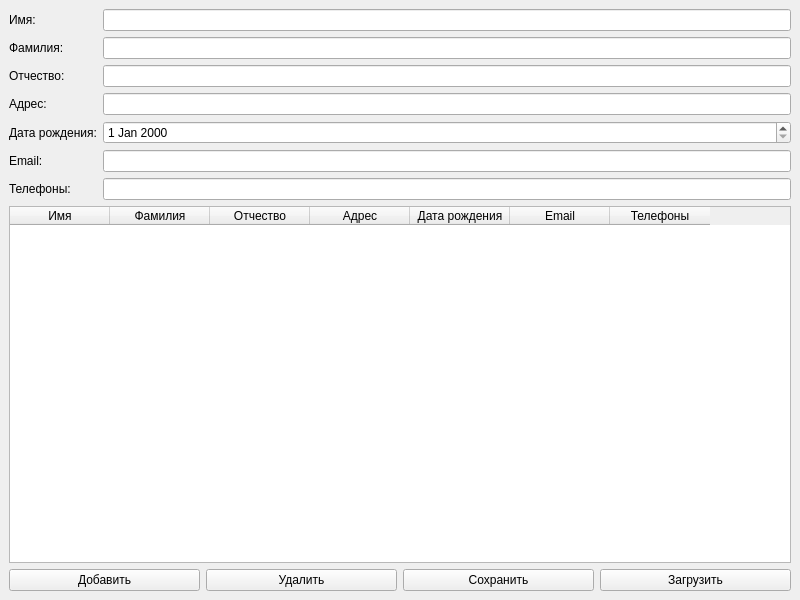
<?xml version="1.0" encoding="UTF-8"?>
<ui version="4.0">
 <class>MainWindow</class>
 <widget class="QMainWindow" name="MainWindow">
  <property name="geometry">
   <rect>
    <x>0</x>
    <y>0</y>
    <width>800</width>
    <height>600</height>
   </rect>
  </property>
  <widget class="QWidget" name="centralwidget">
   <layout class="QVBoxLayout" name="verticalLayout">
    <item>
     <layout class="QGridLayout" name="formLayout">
      <item row="0" column="0">
       <widget class="QLabel" name="labelFirstName">
        <property name="text">
         <string>Имя:</string>
        </property>
       </widget>
      </item>
      <item row="0" column="1">
       <widget class="QLineEdit" name="firstNameEdit"/>
      </item>
      <item row="1" column="0">
       <widget class="QLabel" name="labelLastName">
        <property name="text">
         <string>Фамилия:</string>
        </property>
       </widget>
      </item>
      <item row="1" column="1">
       <widget class="QLineEdit" name="lastNameEdit"/>
      </item>
      <item row="2" column="0">
       <widget class="QLabel" name="labelMiddleName">
        <property name="text">
         <string>Отчество:</string>
        </property>
       </widget>
      </item>
      <item row="2" column="1">
       <widget class="QLineEdit" name="middleNameEdit"/>
      </item>
      <item row="3" column="0">
       <widget class="QLabel" name="labelAddress">
        <property name="text">
         <string>Адрес:</string>
        </property>
       </widget>
      </item>
      <item row="3" column="1">
       <widget class="QLineEdit" name="addressEdit"/>
      </item>
      <item row="4" column="0">
       <widget class="QLabel" name="labelBirthDate">
        <property name="text">
         <string>Дата рождения:</string>
        </property>
       </widget>
      </item>
      <item row="4" column="1">
       <widget class="QDateEdit" name="birthDateEdit"/>
      </item>
      <item row="5" column="0">
       <widget class="QLabel" name="labelEmail">
        <property name="text">
         <string>Email:</string>
        </property>
       </widget>
      </item>
      <item row="5" column="1">
       <widget class="QLineEdit" name="emailEdit"/>
      </item>
      <item row="6" column="0">
       <widget class="QLabel" name="labelPhone">
        <property name="text">
         <string>Телефоны:</string>
        </property>
       </widget>
      </item>
      <item row="6" column="1">
       <widget class="QLineEdit" name="phoneEdit"/>
      </item>
     </layout>
    </item>
    <item>
     <widget class="QTableWidget" name="tableWidget">
      <column>
       <property name="text">
        <string>Имя</string>
       </property>
      </column>
      <column>
       <property name="text">
        <string>Фамилия</string>
       </property>
      </column>
      <column>
       <property name="text">
        <string>Отчество</string>
       </property>
      </column>
      <column>
       <property name="text">
        <string>Адрес</string>
       </property>
      </column>
      <column>
       <property name="text">
        <string>Дата рождения</string>
       </property>
      </column>
      <column>
       <property name="text">
        <string>Email</string>
       </property>
      </column>
      <column>
       <property name="text">
        <string>Телефоны</string>
       </property>
      </column>
     </widget>
    </item>
    <item>
     <layout class="QHBoxLayout" name="buttonLayout">
      <item>
       <widget class="QPushButton" name="addButton">
        <property name="text">
         <string>Добавить</string>
        </property>
       </widget>
      </item>
      <item>
       <widget class="QPushButton" name="deleteButton">
        <property name="text">
         <string>Удалить</string>
        </property>
       </widget>
      </item>
      <item>
       <widget class="QPushButton" name="saveButton">
        <property name="text">
         <string>Сохранить</string>
        </property>
       </widget>
      </item>
      <item>
       <widget class="QPushButton" name="loadButton">
        <property name="text">
         <string>Загрузить</string>
        </property>
       </widget>
      </item>
     </layout>
    </item>
   </layout>
  </widget>
  <action name="actionExit">
   <property name="text">
    <string>Выход</string>
   </property>
  </action>
 </widget>
 <resources/>
 <connections/>
</ui>
